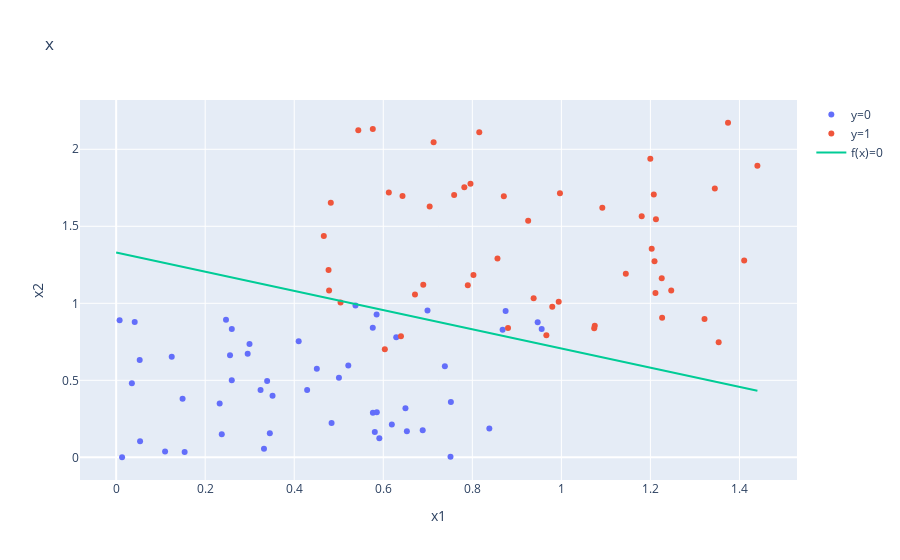

Here is the notebook cell this chart was saved with:
### Code cell
import numpy as np
import plotly.graph_objects as go
import plotly
import plotly.offline as py
py.init_notebook_mode(connected=True)

def sigmoid(input):    
    # sigmoid function
    output = 1 / (1 + np.exp(-input - 2 * np.finfo(float).eps))
    return output

def f(w, b, x):
    # define the logistic function
    return sigmoid(np.dot(x, w) + b)

def optimize(x, y,learning_rate, iterations, weight, bias): 
    # run gradient ascent based on MLE:
    size = x.shape[0]
    for i in range(iterations): 
        p = f(weight, bias, x)
        loss = -1/size * np.sum(y * np.log(p)) + (1 - y) * np.log(1-p)
        dW = 1/size * np.dot(x.T, (p - y))
        db = 1/size * np.sum(p - y)
        weight -= learning_rate * dW
        bias -= learning_rate * db 
    return weight, bias


# dataset definition
n_samples = 50
x = np.concatenate([np.random.random((n_samples, 2)), 
                    np.array([1, 1.5]) * np.random.random((n_samples, 2)) + np.array([0.45, 0.7])])
y = np.concatenate([np.zeros((n_samples,)), np.ones((n_samples, ))])

# run gradient ascent
w, b = optimize(x, y, 0.2, 5000, np.array([0.1, 0.1]), 0.1)
    
x_space = np.linspace(0, np.max(x[:,0]))
# w0 * x0 + w1 * x1 + b = 0 --> x1 = ....
y_space = -w[0] / w[1] * x_space - b / w[1]
    
fig = go.Figure(data=[
    go.Scatter(x=x[0:n_samples,0], y=x[0:n_samples,1], mode='markers', name='y=0',),
    go.Scatter(x=x[n_samples::,0], y=x[n_samples::,1], mode='markers', name='y=1'), 
    go.Scatter(x=x_space, y=y_space,  name='f(x)=0')],
                layout=go.Layout(title='x', 
                                 xaxis=dict(title="x1",),
                                 yaxis=dict(title="x2",)))
plotly.offline.iplot(fig)
